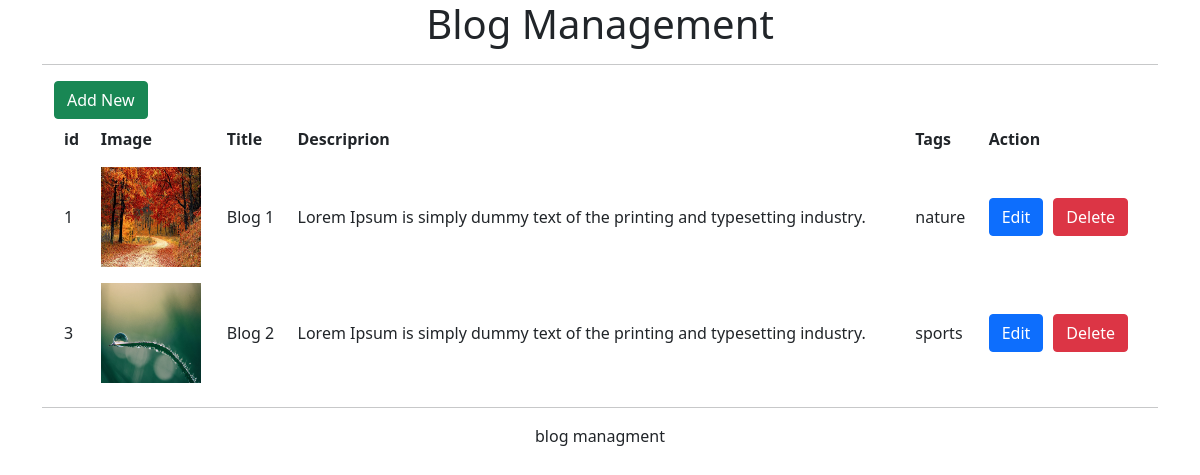
Screenshot of /index.php/blog/blogList with the database file from the repository.
### tables this page shows
CREATE TABLE `tags` (
  `id` int(11) NOT NULL,
  `blog_id` int(11) NOT NULL,
  `tag_name` varchar(255) NOT NULL
);

CREATE TABLE `blog` (
  `id` int(11) NOT NULL,
  `title` varchar(255) NOT NULL,
  `description` text NOT NULL,
  `image` varchar(255) NOT NULL
);

### application/controllers/Blog.php (called while the page is built, shortened)
<?php
class Blog extends CI_Controller {
	public function __construct(){
		$this->load->model('blog_model');
	}
	public function blogList(){
		$blogData = $this->blog_model->list_blog();
		$blogDetails = array(
			'blogs' => $blogData
		);
		$this->load->view('common/header');
		$this->load->view('blog/blog_list',$blogDetails);
		$this->load->view('common/footer');
	}
}

### index.php (called while the page is built, shortened)
<?php
require_once BASEPATH.'core/CodeIgniter.php';

### application/models/Blog_Model.php (called while the page is built, shortened)
<?php
	class Blog_Model extends CI_Model
	{
		public function list_blog(){
			$this->db->select('b.*,t.tag_name');
			$this->db->from('blog b');
			$this->db->join('tags t','b.id = t.blog_id','left');
			$data = $this->db->get();
			return $data->result();
		}
	}
?>

### application/views/blog/blog_list.php (the view)
<div class="container">
	<a href="<?php echo base_url().'index.php/blog/addBlog'?>" class="btn btn-success">Add New</a>
	<table class="blog-list-wrapper" id="blog-list">
		<tr>
			<th>id</th>
			<th>Image</th>
			<th>Title</th>
			<th>Descriprion</th>
			<th>Tags</th>
			<th>Action</th>
		</tr>
		<?php if(isset($blogs)){?>
			<?php foreach($blogs as $blogDetail){ ?>
				<tr>
					<td><?php echo $blogDetail->id; ?></td>
					<td><img src="<?php echo base_url().'assets/uploads/'?><?php echo $blogDetail->image ?>" height="100" width="100"></td>
					<td><?php echo $blogDetail->title; ?></td>
					<td><?php echo $blogDetail->description; ?></td>
					<td><?php echo $blogDetail->tag_name; ?></td>
					<td><a href="<?php echo base_url('index.php/blog/editForm/'.$blogDetail->id)?>" class="btn btn-primary" style="margin-right: 10px">Edit</a><a href="<?php echo base_url('index.php/blog/deleteBlog/'.$blogDetail->id)?>" onclick='return confirm("Are you sure ?")' class="btn btn-danger">Delete</a></td>
				</tr>
			<?php } ?>
		<?php }else{ ?>
			<tr>
				<p>Blogs not available</p>
			</tr>
		<?php } ?>
	</table>
</div>

### application/views/common/header.php (shortened to what this page needs)
?><!DOCTYPE html>
<html lang="en">
<head>
	<link rel="stylesheet" type="text/css" href="<?php echo base_url().'assets\bootstrap\css\bootstrap.min.css' ?>">
	<link rel="stylesheet" type="text/css" href="<?php echo base_url().'assets\css\jquery.dataTables.min.css' ?>">
</head>
<body>
<div class="container">
	<h1 class="text-center">Blog Management</h1>
<hr />

### application/views/common/footer.php
<hr />
	<p class="text-center">blog managment</p>
</body>
</html>

### rows the page displays
tags: blog "1", blog.image (picture), blog.title "Blog 1", blog.description "Lorem Ipsum is simply dummy text of the printing and typesetting industry.", tag_name "nature"
tags: blog "3", blog.image (picture), blog.title "Blog 2", blog.description "Lorem Ipsum is simply dummy text of the printing and typesetting industry.", tag_name "sports"
